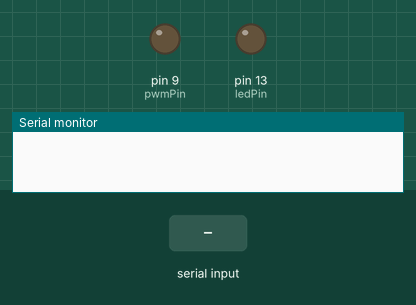
This sketch was run on a simulated Arduino Uno, built with avr-gcc and run on an emulated ATmega328P. On the bench: output pins drawn as LEDs (lit = HIGH), the last lines printed to the serial monitor. The inputs (shaded band) are chosen by the test bench.

Above: at 1.2 s.
1.3 s: "1\n" received over Serial
At 1.6 s:
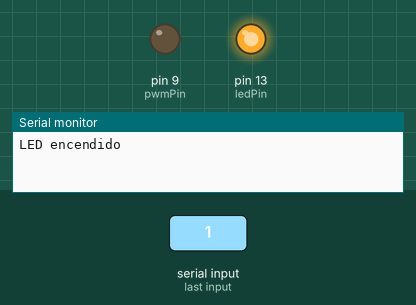
2.8 s: "P90\n" received over Serial
At 4.0 s:
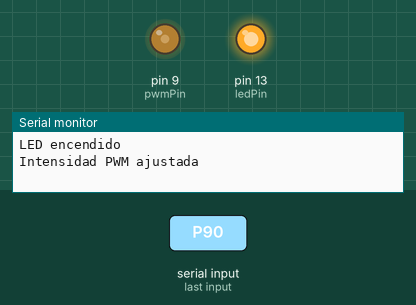
4.3 s: "0\n" received over Serial
At 5.0 s:
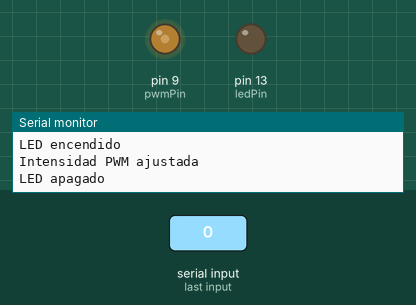
Timing chart, 0 to 7.3 s (numbered marks = the images above; inputs shaded):
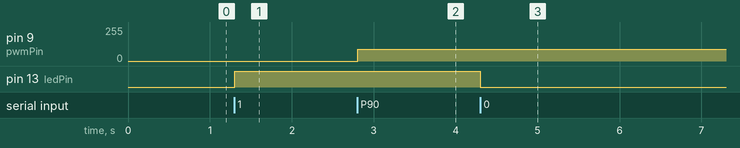

The sketch:

interfases.ino
```cpp
// Variables para los pines
const int ledPin = 13;  // Pin del LED integrado
const int pwmPin = 9;   // Pin para control de PWM
int pwmValue = 0;       // Valor para el control de intensidad PWM
void setup() {
  // Inicializamos la comunicación serial
  Serial.begin(9600);
  // Configuramos el pin del LED como salida
  pinMode(ledPin, OUTPUT);
  // Configuramos el pin de PWM como salida
  pinMode(pwmPin, OUTPUT);
}
void loop() {
  // Verificamos si hay datos disponibles en la comunicación serial
  if (Serial.available() > 0) {
    // Leemos el comando que envía el programa en Python
    String command = Serial.readStringUntil('\n');
    command.trim();  // Eliminamos cualquier espacio o salto de línea adicional
    // Comandos para encender/apagar el LED
    if (command == "1") {
      digitalWrite(ledPin, HIGH);  // Enciende el LED
      Serial.println("LED encendido");
    }
    else if (command == "0") {
      digitalWrite(ledPin, LOW);   // Apaga el LED
      Serial.println("LED apagado");
    }
    // Comando para realizar una suma (comienza con 'S')
    else if (command.startsWith("S")) {
      int number = command.substring(1).toInt();  // Extraemos el número después de la 'S'
      int result = number + 1;  // Realizamos la suma
      Serial.println(result);  // Devolvemos el resultado al programa en Python
    }
    // Comando para ajustar la intensidad PWM (comienza con 'P')
    else if (command.startsWith("P")) {
      int pwm = command.substring(1).toInt();  // Extraemos el número después de la 'P'
      if (pwm >= 0 && pwm <= 255) {
        analogWrite(pwmPin, pwm);  // Ajustamos la intensidad PWM
        Serial.println("Intensidad PWM ajustada");
      } else {
        Serial.println("Valor PWM fuera de rango");
      }
    }
    // Comando para leer un valor de un sensor (en este caso ficticio)
    else if (command == "LEER") {
      float sensorValue = analogRead(A0);  // Leemos un valor del pin A0
      float vol = (sensorValue*5.0)/1023.0;
      Serial.println(vol);  // Devolvemos el valor al programa en Python
    }
  }
}
```

Measured:
- after the input at 1.3 s, pin 13 (ledPin): LOW → HIGH at once
- after the input at 2.8 s, pin 9 (pwmPin): 0/255 → 90/255 at once
- after the input at 4.3 s, pin 13 (ledPin): HIGH → LOW at once
